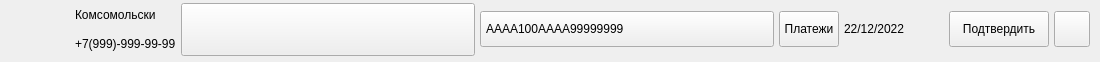
<?xml version="1.0" encoding="UTF-8"?>
<ui version="4.0">
 <class>WidgetItemListArendator</class>
 <widget class="QWidget" name="WidgetItemListArendator">
  <property name="geometry">
   <rect>
    <x>0</x>
    <y>0</y>
    <width>1100</width>
    <height>62</height>
   </rect>
  </property>
  <property name="minimumSize">
   <size>
    <width>1100</width>
    <height>0</height>
   </size>
  </property>
  <property name="maximumSize">
   <size>
    <width>1100</width>
    <height>16777215</height>
   </size>
  </property>
  <property name="windowTitle">
   <string>Form</string>
  </property>
  <layout class="QVBoxLayout" name="verticalLayout">
   <property name="spacing">
    <number>0</number>
   </property>
   <property name="leftMargin">
    <number>0</number>
   </property>
   <property name="topMargin">
    <number>0</number>
   </property>
   <property name="rightMargin">
    <number>0</number>
   </property>
   <property name="bottomMargin">
    <number>3</number>
   </property>
   <item>
    <widget class="QFrame" name="frameItemListArendator">
     <layout class="QHBoxLayout" name="horizontalLayout_2">
      <property name="spacing">
       <number>5</number>
      </property>
      <property name="leftMargin">
       <number>0</number>
      </property>
      <property name="topMargin">
       <number>3</number>
      </property>
      <property name="rightMargin">
       <number>0</number>
      </property>
      <property name="bottomMargin">
       <number>3</number>
      </property>
      <item>
       <layout class="QVBoxLayout" name="verticalLayout_2">
        <property name="spacing">
         <number>5</number>
        </property>
        <property name="rightMargin">
         <number>0</number>
        </property>
        <item>
         <widget class="QLabel" name="lbl_dogovor">
          <property name="sizePolicy">
           <sizepolicy hsizetype="Fixed" vsizetype="Fixed">
            <horstretch>0</horstretch>
            <verstretch>0</verstretch>
           </sizepolicy>
          </property>
          <property name="minimumSize">
           <size>
            <width>70</width>
            <height>0</height>
           </size>
          </property>
          <property name="maximumSize">
           <size>
            <width>70</width>
            <height>16777215</height>
           </size>
          </property>
          <property name="styleSheet">
           <string notr="true"/>
          </property>
          <property name="text">
           <string/>
          </property>
          <property name="alignment">
           <set>Qt::AlignCenter</set>
          </property>
         </widget>
        </item>
        <item>
         <widget class="QLabel" name="lbl_vikup">
          <property name="sizePolicy">
           <sizepolicy hsizetype="Preferred" vsizetype="Fixed">
            <horstretch>0</horstretch>
            <verstretch>0</verstretch>
           </sizepolicy>
          </property>
          <property name="minimumSize">
           <size>
            <width>0</width>
            <height>10</height>
           </size>
          </property>
          <property name="maximumSize">
           <size>
            <width>16777215</width>
            <height>16777215</height>
           </size>
          </property>
          <property name="styleSheet">
           <string notr="true"/>
          </property>
          <property name="text">
           <string/>
          </property>
          <property name="alignment">
           <set>Qt::AlignCenter</set>
          </property>
         </widget>
        </item>
       </layout>
      </item>
      <item>
       <layout class="QVBoxLayout" name="fio_phone_layout">
        <property name="spacing">
         <number>5</number>
        </property>
        <property name="rightMargin">
         <number>0</number>
        </property>
        <item>
         <widget class="QLabel" name="lbl_fio_arendator">
          <property name="text">
           <string>Комсомольски</string>
          </property>
         </widget>
        </item>
        <item>
         <widget class="QLabel" name="lbl_phone">
          <property name="sizePolicy">
           <sizepolicy hsizetype="Preferred" vsizetype="Preferred">
            <horstretch>0</horstretch>
            <verstretch>0</verstretch>
           </sizepolicy>
          </property>
          <property name="minimumSize">
           <size>
            <width>0</width>
            <height>0</height>
           </size>
          </property>
          <property name="maximumSize">
           <size>
            <width>16777215</width>
            <height>16777215</height>
           </size>
          </property>
          <property name="styleSheet">
           <string notr="true"/>
          </property>
          <property name="text">
           <string>+7(999)-999-99-99</string>
          </property>
         </widget>
        </item>
       </layout>
      </item>
      <item>
       <widget class="QPushButton" name="btn_fio_arendator">
        <property name="sizePolicy">
         <sizepolicy hsizetype="Expanding" vsizetype="Preferred">
          <horstretch>0</horstretch>
          <verstretch>0</verstretch>
         </sizepolicy>
        </property>
        <property name="minimumSize">
         <size>
          <width>40</width>
          <height>36</height>
         </size>
        </property>
        <property name="maximumSize">
         <size>
          <width>16777215</width>
          <height>16777215</height>
         </size>
        </property>
        <property name="cursor">
         <cursorShape>PointingHandCursor</cursorShape>
        </property>
        <property name="styleSheet">
         <string notr="true">text-align:left;
padding-left:5px;</string>
        </property>
        <property name="text">
         <string/>
        </property>
       </widget>
      </item>
      <item>
       <widget class="QPushButton" name="btn_transport">
        <property name="sizePolicy">
         <sizepolicy hsizetype="Expanding" vsizetype="Fixed">
          <horstretch>0</horstretch>
          <verstretch>0</verstretch>
         </sizepolicy>
        </property>
        <property name="minimumSize">
         <size>
          <width>240</width>
          <height>36</height>
         </size>
        </property>
        <property name="maximumSize">
         <size>
          <width>16777215</width>
          <height>16777215</height>
         </size>
        </property>
        <property name="cursor">
         <cursorShape>PointingHandCursor</cursorShape>
        </property>
        <property name="styleSheet">
         <string notr="true">text-align:left;
padding-left:5px;</string>
        </property>
        <property name="text">
         <string>AAAA100AAAA99999999</string>
        </property>
       </widget>
      </item>
      <item>
       <widget class="QPushButton" name="btn_platej">
        <property name="sizePolicy">
         <sizepolicy hsizetype="Fixed" vsizetype="Fixed">
          <horstretch>0</horstretch>
          <verstretch>0</verstretch>
         </sizepolicy>
        </property>
        <property name="minimumSize">
         <size>
          <width>60</width>
          <height>36</height>
         </size>
        </property>
        <property name="maximumSize">
         <size>
          <width>60</width>
          <height>16777215</height>
         </size>
        </property>
        <property name="cursor">
         <cursorShape>PointingHandCursor</cursorShape>
        </property>
        <property name="styleSheet">
         <string notr="true"/>
        </property>
        <property name="text">
         <string>Платежи</string>
        </property>
       </widget>
      </item>
      <item>
       <widget class="QLabel" name="lbl_date_set_arenda">
        <property name="sizePolicy">
         <sizepolicy hsizetype="Fixed" vsizetype="Fixed">
          <horstretch>0</horstretch>
          <verstretch>0</verstretch>
         </sizepolicy>
        </property>
        <property name="minimumSize">
         <size>
          <width>100</width>
          <height>36</height>
         </size>
        </property>
        <property name="maximumSize">
         <size>
          <width>100</width>
          <height>16777215</height>
         </size>
        </property>
        <property name="styleSheet">
         <string notr="true"/>
        </property>
        <property name="text">
         <string>22/12/2022</string>
        </property>
       </widget>
      </item>
      <item>
       <layout class="QHBoxLayout" name="horizontalLayout">
        <property name="spacing">
         <number>0</number>
        </property>
        <property name="rightMargin">
         <number>0</number>
        </property>
        <item>
         <widget class="QPushButton" name="btn_confirm">
          <property name="sizePolicy">
           <sizepolicy hsizetype="Fixed" vsizetype="Fixed">
            <horstretch>0</horstretch>
            <verstretch>0</verstretch>
           </sizepolicy>
          </property>
          <property name="minimumSize">
           <size>
            <width>100</width>
            <height>36</height>
           </size>
          </property>
          <property name="maximumSize">
           <size>
            <width>100</width>
            <height>16777215</height>
           </size>
          </property>
          <property name="cursor">
           <cursorShape>PointingHandCursor</cursorShape>
          </property>
          <property name="styleSheet">
           <string notr="true"/>
          </property>
          <property name="text">
           <string>Подтвердить</string>
          </property>
         </widget>
        </item>
        <item>
         <widget class="QLabel" name="label">
          <property name="minimumSize">
           <size>
            <width>5</width>
            <height>36</height>
           </size>
          </property>
          <property name="maximumSize">
           <size>
            <width>5</width>
            <height>16777215</height>
           </size>
          </property>
          <property name="text">
           <string/>
          </property>
         </widget>
        </item>
        <item>
         <widget class="QPushButton" name="btn_close_contract">
          <property name="sizePolicy">
           <sizepolicy hsizetype="Fixed" vsizetype="Fixed">
            <horstretch>0</horstretch>
            <verstretch>0</verstretch>
           </sizepolicy>
          </property>
          <property name="minimumSize">
           <size>
            <width>36</width>
            <height>36</height>
           </size>
          </property>
          <property name="maximumSize">
           <size>
            <width>36</width>
            <height>36</height>
           </size>
          </property>
          <property name="cursor">
           <cursorShape>PointingHandCursor</cursorShape>
          </property>
          <property name="styleSheet">
           <string notr="true"/>
          </property>
          <property name="text">
           <string/>
          </property>
          <property name="icon">
           <iconset resource="../../resurce.qrc">
            <normaloff>:/Icons/icons/unlock_.svg</normaloff>:/Icons/icons/unlock_.svg</iconset>
          </property>
          <property name="iconSize">
           <size>
            <width>24</width>
            <height>24</height>
           </size>
          </property>
         </widget>
        </item>
       </layout>
      </item>
      <item>
       <widget class="QLabel" name="lbl_id_ts">
        <property name="minimumSize">
         <size>
          <width>0</width>
          <height>0</height>
         </size>
        </property>
        <property name="maximumSize">
         <size>
          <width>0</width>
          <height>0</height>
         </size>
        </property>
        <property name="text">
         <string/>
        </property>
       </widget>
      </item>
      <item>
       <widget class="QLabel" name="lbl_id_arendator">
        <property name="minimumSize">
         <size>
          <width>0</width>
          <height>0</height>
         </size>
        </property>
        <property name="maximumSize">
         <size>
          <width>0</width>
          <height>0</height>
         </size>
        </property>
        <property name="text">
         <string/>
        </property>
       </widget>
      </item>
     </layout>
    </widget>
   </item>
  </layout>
 </widget>
 <resources>
  <include location="../../resurce.qrc"/>
 </resources>
 <connections/>
</ui>
